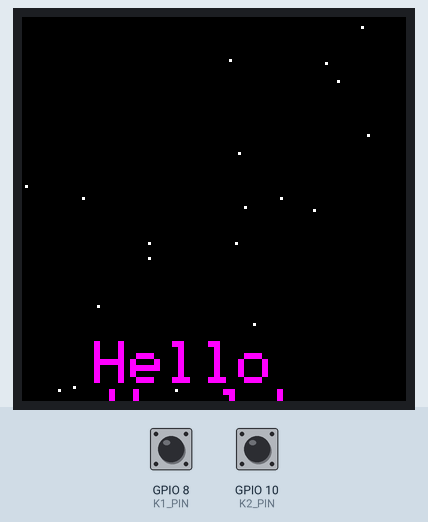
The program below on a simulated ESP32-C3. Parts: 128×128 colour display. The inputs (shaded band) are chosen by the test bench; at power-on: GPIO 8 (K1_PIN) HIGH, GPIO 10 (K2_PIN) HIGH. Random numbers use the default seed unless the program sets one; what the program prints to the serial monitor is not drawn.

Above: at 1.3 s.
1.4 s: GPIO 8 (K1_PIN) pulled LOW for 0.15 s
At 1.85 s:
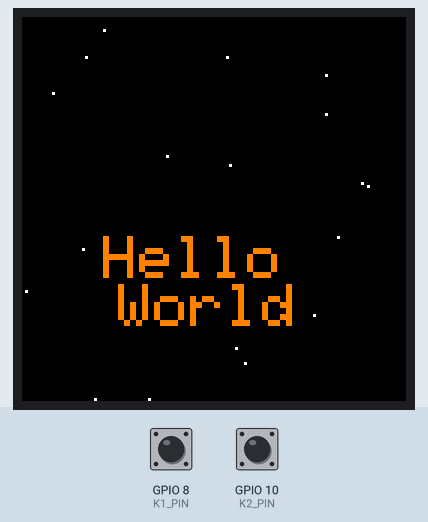
2.1 s: GPIO 10 (K2_PIN) pulled LOW for 0.15 s
At 2.45 s:
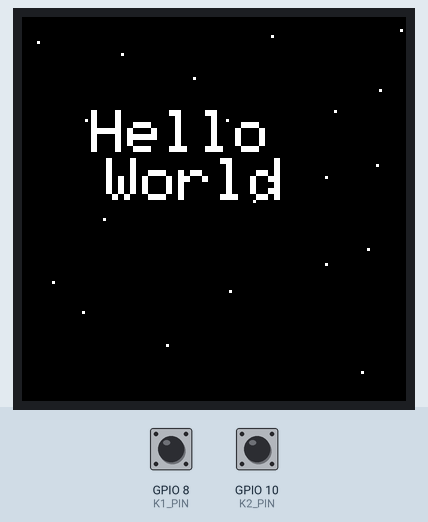
2.8 s: GPIO 8 (K1_PIN) pulled LOW for 1 s
At 3.05 s:
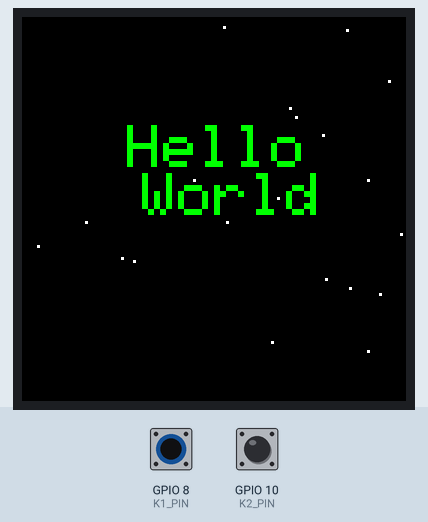
4.4 s: GPIO 10 (K2_PIN) pulled LOW for 1 s
At 4.88 s:
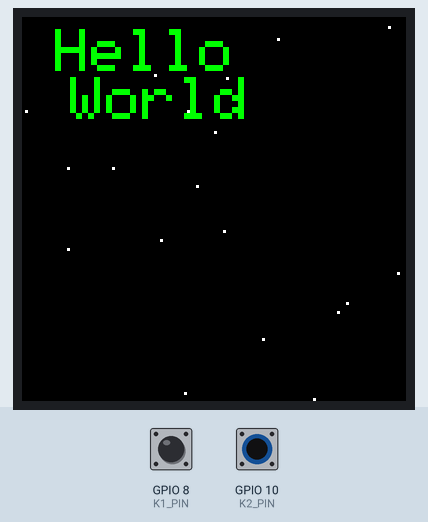
6.0 s: GPIO 8 (K1_PIN) pulsed LOW 5 times (0.12 s each, 0.3 s apart)
At 6.39 s:
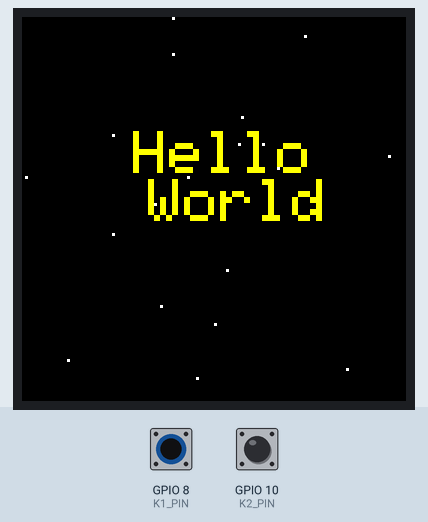
Timing chart, 0 to 9.0 s (numbered marks = the images above; inputs shaded):
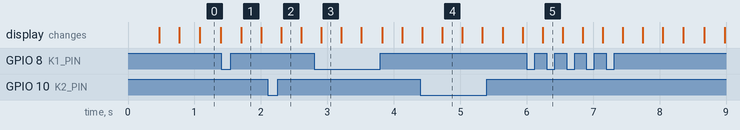

The program:

main.cpp
```cpp
#include <Arduino.h>
#include <SPI.h>
#include <Adafruit_GFX.h>
#include <Adafruit_ST7735.h>

// Custom Classes
#include "Button.h"
#include "Animation.h"

// ---------------------------------------------------------
// Hardware Configuration
// ---------------------------------------------------------
// Display Pins
#define TFT_MOSI  4
#define TFT_SCLK  3
#define TFT_CS    2
#define TFT_DC    0
#define TFT_RST   5

// Button Pins
#define K1_PIN    8
#define K2_PIN    10

// ---------------------------------------------------------
// Global Objects
// ---------------------------------------------------------
Adafruit_ST7735 tft = Adafruit_ST7735(TFT_CS, TFT_DC, TFT_RST);
Animation myAnimation(tft);

Button btnK1(K1_PIN);
Button btnK2(K2_PIN);

// ---------------------------------------------------------
// Setup
// ---------------------------------------------------------
void setup() {
  Serial.begin(115200);

  // Initialize buttons
  btnK1.begin();
  btnK2.begin();

  // Initialize Display
  SPI.begin(TFT_SCLK, -1, TFT_MOSI, TFT_CS);
  tft.initR(INITR_144GREENTAB);
  tft.setRotation(2);
  tft.fillScreen(ST77XX_BLACK);
  tft.setTextWrap(false);

  // Initialize Animation state
  myAnimation.begin();

  Serial.println("System Initialized!");
}

// ---------------------------------------------------------
// Main Loop
// ---------------------------------------------------------
void loop() {
  // 1. Handle Input (Non-blocking)
  if (btnK1.wasPressed()) {
    Serial.println("K1 Pressed! Changing color.");
    myAnimation.changeColor();
  }

  if (btnK2.wasPressed()) {
    Serial.println("K2 Pressed! Changing speed.");
    myAnimation.changeSpeed();
  }

  // 2. Render next animation frame
  myAnimation.update();
}
```

Animation.cpp
```cpp
#include "Animation.h"

const uint16_t Animation::colors[6] = {
  ST77XX_YELLOW, ST77XX_CYAN, ST77XX_MAGENTA,
  ST77XX_GREEN, ST77XX_ORANGE, ST77XX_WHITE
};

Animation::Animation(Adafruit_ST7735& display)
  : tft(display),
    textX(10), textY(64),
    textVelX(1.5), textVelY(1.0),
    textSize(2), textWidth(12 * 6), textHeight(16),
    colorIndex(0),
    speedMultiplier(1.0), speedState(0),
    lastFrameTime(0), targetFPS(60), frameDelay(1000 / 60) {
}

void Animation::begin() {
  for (int i = 0; i < NUM_STARS; i++) {
    stars[i].x = random(0, SCREEN_WIDTH);
    stars[i].y = random(0, SCREEN_HEIGHT);
    stars[i].speed = random(1, 4) * 0.5;
  }
}

void Animation::changeSpeed() {
  speedState = (speedState + 1) % 3;
  if (speedState == 0) speedMultiplier = 1.0;
  else if (speedState == 1) speedMultiplier = 2.0; // Fast
  else speedMultiplier = 0.5; // Slow
}

void Animation::changeColor() {
  colorIndex = (colorIndex + 1) % (sizeof(colors) / sizeof(colors[0]));
}

void Animation::update() {
  unsigned long currentTime = millis();
  if (currentTime - lastFrameTime >= frameDelay) {
    lastFrameTime = currentTime;

    // Erase Previous Frame
    tft.fillScreen(ST77XX_BLACK);

    // Update & Draw Stars
    for (int i = 0; i < NUM_STARS; i++) {
      stars[i].y += (stars[i].speed * speedMultiplier);
      if (stars[i].y >= SCREEN_HEIGHT) {
        stars[i].y = 0;
        stars[i].x = random(0, SCREEN_WIDTH);
      }
      tft.drawPixel((int)stars[i].x, (int)stars[i].y, ST77XX_WHITE);
    }

    // Update Text Position
    textX += (textVelX * speedMultiplier);
    textY += (textVelY * speedMultiplier);

    // Collision Detection (Bounce off edges)
    bool bounced = false;
    if (textX <= 0) {
      textX = 0;
      textVelX = abs(textVelX);
      bounced = true;
    } else if (textX + textWidth >= SCREEN_WIDTH) {
      textX = SCREEN_WIDTH - textWidth;
      textVelX = -abs(textVelX);
      bounced = true;
    }

    if (textY <= 0) {
      textY = 0;
      textVelY = abs(textVelY);
      bounced = true;
    } else if (textY + textHeight >= SCREEN_HEIGHT) {
      textY = SCREEN_HEIGHT - textHeight;
      textVelY = -abs(textVelY);
      bounced = true;
    }

    if (bounced) {
      changeColor(); // Auto-change color on bounce
    }

    // Draw Text
    tft.setTextSize(textSize);
    tft.setTextColor(colors[colorIndex]);

    // Draw "Hello"
    tft.setCursor((int)textX, (int)textY);
    tft.print("Hello");

    // Draw "World" just below it
    tft.setCursor((int)textX + 5, (int)textY + 16);
    tft.print("World");
  }
}
```

Animation.h
```cpp
#ifndef ANIMATION_H
#define ANIMATION_H

#include <Adafruit_GFX.h>
#include <Adafruit_ST7735.h>

#define SCREEN_WIDTH  128
#define SCREEN_HEIGHT 128
#define NUM_STARS     20

struct Star {
  float x, y, speed;
};

class Animation {
  private:
    Adafruit_ST7735& tft;

    // Bouncing Text State
    float textX;
    float textY;
    float textVelX;
    float textVelY;
    int textSize;
    int textWidth;
    int textHeight;

    int colorIndex;
    static const uint16_t colors[6];

    // Speed State
    float speedMultiplier;
    int speedState; // 0 = Normal, 1 = Fast, 2 = Slow

    // Starfield State
    Star stars[NUM_STARS];

    // Frame Timing
    unsigned long lastFrameTime;
    int targetFPS;
    int frameDelay;

  public:
    // Constructor takes a reference to the display object
    Animation(Adafruit_ST7735& display);

    // Initialize animation state
    void begin();

    // Call this inside the main loop
    void update();

    // Interactions
    void changeSpeed();
    void changeColor();
};

#endif
```

Button.cpp
```cpp
#include "Button.h"

Button::Button(uint8_t p) : pin(p), lastState(HIGH), currentState(HIGH), lastDebounceTime(0) {}

void Button::begin() {
  pinMode(pin, INPUT_PULLUP);
}

bool Button::wasPressed() {
  bool reading = digitalRead(pin);
  bool pressed = false;

  if (reading != lastState) {
    lastDebounceTime = millis();
  }

  if ((millis() - lastDebounceTime) > debounceDelay) {
    if (reading != currentState) {
      currentState = reading;
      if (currentState == LOW) { // Assuming pull-up (LOW = pressed)
        pressed = true;
      }
    }
  }
  lastState = reading;
  return pressed;
}
```

Button.h
```cpp
#ifndef BUTTON_H
#define BUTTON_H

#include <Arduino.h>

class Button {
  private:
    uint8_t pin;
    bool lastState;
    bool currentState;
    unsigned long lastDebounceTime;
    unsigned long debounceDelay = 50;

  public:
    Button(uint8_t p);
    void begin();

    // Returns true if the button was just pressed (falling edge)
    bool wasPressed();
};

#endif
```
